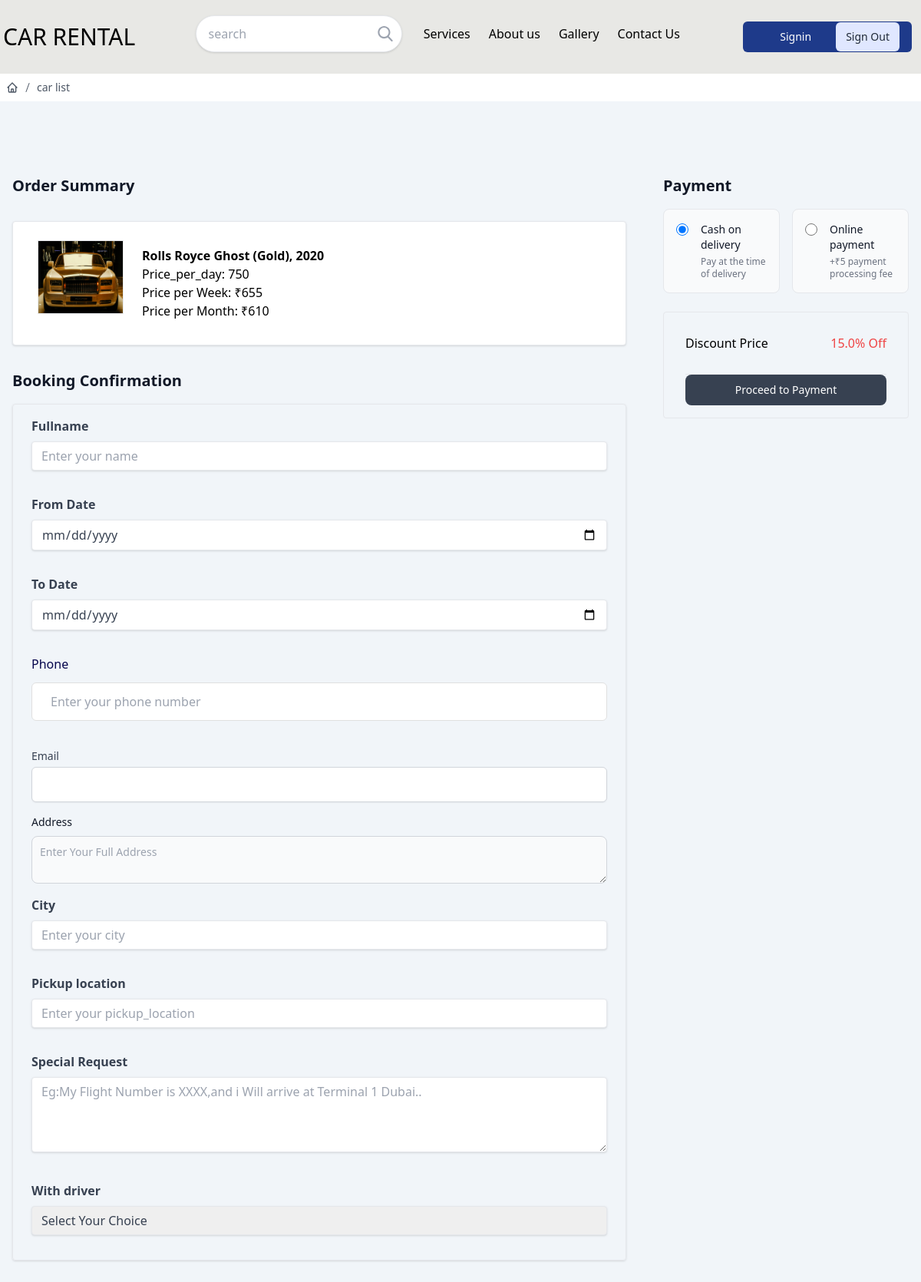
Screenshot of /car/94/booking/ (signed in) with the database file from the repository.
### store/models.py (models this page shows, shortened)
class BaseModel(models.Model):
    creaed_date=models.DateTimeField(auto_now_add=True)
    updated_date=models.DateTimeField(auto_now=True)
    is_active=models.BooleanField(default=False)

class Car(BaseModel):
    title=models.CharField(max_length=200)
    category_objects=models.ManyToManyField(Category)
    brand_object=models.ForeignKey(Brand,on_delete=models.CASCADE,related_name="brands")
    body=models.ForeignKey(BodyType,on_delete=models.CASCADE,related_name="cars")
    year=models.PositiveIntegerField()
    CONDITION_CHOICES=(
        ("New","New"),
        ("Used","Used"),
    )
    condition=models.CharField(max_length=20,choices=CONDITION_CHOICES,default="used")
    gear_type=models.CharField(max_length=100,default="Automatic")
    fuel_choices=(
        ("petrol","Petrol"),
        ("diesel","Diesel"),
        ("Electric","Electric"),
        ("Hybrid","Hybrid")
    )
    fuel_type=models.CharField(max_length=100,choices=fuel_choices,default="petrol")
    mileage=models.CharField(max_length=200)
    color=models.CharField(max_length=100)
    seats=models.PositiveIntegerField()
    picture=models.ImageField(upload_to="car_images",null=True,blank=True)
    price_per_day=models.PositiveIntegerField()
    price_per_week=models.PositiveIntegerField()
    price_per_month=models.PositiveIntegerField()
    stock_car=models.PositiveIntegerField(default=0)
    description=models.TextField()

class Discount(models.Model):
    car=models.ForeignKey(Car,on_delete=models.CASCADE,related_name="discounts")
    DISCOUNT_TYPE=[
        ("percentage","Percentage"),
        ("flat amount","flat Amount")
    ]
    discount_type=models.CharField(choices=DISCOUNT_TYPE,max_length=20)
    value=models.FloatField()
    valid_from=models.DateTimeField()
    valid_to=models.DateTimeField()
    active=models.BooleanField(default=True)

### store/views.py (the view, shortened to what this page needs)
# urls.py: path('car/<int:pk>/booking/',views.CarBookingConfirmView.as_view(),name="booking-confirm"),
@method_decorator(decs,name="dispatch")
class CarBookingConfirmView(View):
    template_name="booking_confirm.html"
    form_class=BookingConfirmForm
    def get(self,request,*args,**kwargs):
        car_id=kwargs.get("pk")
        car=Car.objects.get(id=car_id)
        form_instance=self.form_class()
        discount=car.discounts.filter(active=True).first()
        return render(request,self.template_name,{"form":form_instance,"car":car, "discount": discount})

### store/forms.py (shortened to what this page needs)
class BookingConfirmForm(forms.ModelForm):
    class Meta:
        model=CarBooking
        fields=['fullname', 'from_date','to_date','phone','email','address','city','pickup_location','special_request','with_driver','payment_method']
        widgets={
            "from_date":forms.DateInput(attrs={"class":"form-control","type":"date"}),
            "to_date":forms.DateInput(attrs={"class":"form-control","type":"date"}),
            "with_driver":forms.Select(attrs={"class":"form-control form-select"})
        }

### store/templates/booking_confirm.html (shortened to what this page needs)
{%extends 'base.html'%}
{%block main_block%}
<div class="p-2 ">
    <nav aria-label="Breadcrumb">
        <ol class="flex items-center gap-1 text-sm text-gray-600">
            <li>
                <a href="{% url 'home' %}" class="block transition hover:text-gray-700">
                </a>
            </li>
            <li class="rtl:rotate-180">
                <svg xmlns="http://www.w3.org/2000/svg" fill="none" viewBox="0 0 24 24" stroke-width="1.5"
                    stroke="currentColor" class="size-4">
                    <path stroke-linecap="round" stroke-linejoin="round" d="m9 20.247 6-16.5" />
                </svg>
            </li>
            <li>
                <a href="{% url 'car-list'%}" class="block transition hover:text-gray-700"> car list </a>
            </li>
        </ol>
    </nav>
</div>
<section class="bg-slate-100 py-8 antialiased light:bg-gray-900 md:py-16">
    <form action="" method="post" class="mx-auto max-w-screen-xl px-4 2xl:px-0">
        <div class="mt-6 sm:mt-8 lg:flex lg:items-start lg:gap-12 xl:gap-16">
            <div class="min-w-0 flex-1 space-y-8">
                  <h2 class="text-xl font-semibold text-gray-900 light:text-white">Order Summary</h2>
                  <div class="space-y-3 border bg-white px-2 py-4 sm:px-6 shadow rounded">
                      <div class="flex flex-col rounded-lg bg-white sm:flex-row">
                          <img class="m-2 h-24 w-28 border object-cover object-center" src="{{car.picture.url}}" alt="" />
                          <div class="flex w-full flex-col px-4 py-4">
                              <span class="font-semibold">{{car.title}}</span>
                              <span class="float-right text-dark-400">Price_per_day: {{car.price_per_day}}</span>
                              <span class="float-right text-dark-400">Price per Week: ₹{{ car.price_per_week }}</span>
                              <span class="float-right text-dark-400">Price per Month: ₹{{ car.price_per_month }}</span>
                          </div>
                      </div>
                  </div>
                <div class="space-y-4">
                    <h2 class="text-xl font-semibold text-gray-900 light:text-white">Booking Confirmation</h2>
                    <div class="grid grid-cols-1 gap-4 sm:grid-cols-1 border px-4 py-4 sm:px-6 shadow rounded">
                        <div class="mb-4">
                            <label class="block text-gray-700 font-bold mb-2" for="name">
                                Fullname
                            </label>
                            <input
                                class="shadow appearance-none border rounded w-full py-2 px-3 text-gray-700 leading-tight focus:outline-none focus:shadow-outline"
                                name="fullname" type="text" placeholder="Enter your name">
                        </div>
                        <div class="mb-4">
                            <label class="block text-gray-700 font-bold mb-2" for="date">
                                From Date
                            </label>
                            <input
                                class="shadow appearance-none border rounded w-full py-2 px-3 text-gray-700 leading-tight focus:outline-none focus:shadow-outline"
                                name="from_date" type="date" placeholder="Select a date">
                        </div>
                        <div class="mb-4">
                            <label class="block text-gray-700 font-bold mb-2" for="date">
                                To Date
                            </label>
                            <input
                                class="shadow appearance-none border rounded w-full py-2 px-3 text-gray-700 leading-tight focus:outline-none focus:shadow-outline"
                                name="to_date" type="date" placeholder="Select a date">
                        </div>
                        <div class="mb-5">
                            <label for="number" class="mb-3 block text-base font-medium text-[#07074D]">
                                Phone
                            </label>
                            <input type="text" name="phone"  placeholder="Enter your phone number"
                                class="w-full rounded-md border border-[#e0e0e0] bg-white py-3 px-6 text-base font-medium text-[#6B7280] outline-none focus:border-[#6A64F1] focus:shadow-md" />
                        </div>
                        <div>
                            <label for="email" class="block text-sm font-medium text-gray-700">Email</label>
                            <div class="mt-1">
                                <input name="email" type="email" autocomplete="email-address" required
                                    class="px-2 py-3 mt-1 block w-full rounded-md border border-gray-300 shadow-sm focus:border-sky-500 focus:outline-none focus:ring-sky-500 sm:text-sm" />
                            </div>
                        </div>
                        <div>
                            <label for="address" class="mb-2 block text-sm font-medium text-gray-900 light:text-white">
                                Address  </label>
                            <textarea name="address"
                                class="block w-full rounded-lg border border-gray-300 bg-gray-50 p-2.5 text-sm text-gray-900 focus:border-primary-500 focus:ring-primary-500 light:border-gray-600 light:bg-gray-700 light:text-white light:placeholder:text-gray-400 light:focus:border-primary-500 light:focus:ring-primary-500"
                                placeholder="Enter Your Full Address"></textarea>
                        </div>
                        <div class="mb-4">
                            <label class="block text-gray-700 font-bold mb-2" for="city">
                                City
                            </label>
                            <input
                                class="shadow appearance-none border rounded w-full py-2 px-3 text-gray-700 leading-tight focus:outline-none focus:shadow-outline"
                                name="city" type="text" placeholder="Enter your city">
                        </div>
                        <div class="mb-4">
                            <label class="block text-gray-700 font-bold mb-2" for="location">
                                Pickup location
                            </label>
                            <input
                                class="shadow appearance-none border rounded w-full py-2 px-3 text-gray-700 leading-tight focus:outline-none focus:shadow-outline"
                                name="pickup_location" type="text" placeholder="Enter your pickup_location">
                        </div>
                        <div class="mb-4">
                            <label class="block text-gray-700 font-bold mb-2" for="message" >
                                Special Request
                            </label>
                            <textarea
                                class="shadow appearance-none border rounded w-full py-2 px-3 text-gray-700 leading-tight focus:outline-none focus:shadow-outline"
                                name="special_request"   rows="4"
                                placeholder="Eg:My Flight Number is XXXX,and i Will arrive at Terminal 1 Dubai.."></textarea>
                        </div>
                        <div class="mb-4">
                            <label class="block text-gray-700 font-bold mb-2" for="with_driver">
                                With driver
                            </label>
                            <select
                                class="shadow appearance-none border rounded w-full py-2 px-3 text-gray-700 leading-tight focus:outline-none focus:shadow-outline"
                                name="with_driver" >
                                <option value="Select Your Choice">Select Your Choice</option>
                            </select>
                        </div>
                    </div>
                </div>
            </div>
            <div class="mt-6 w-full space-y-6 sm:mt-8 lg:mt-0 lg:max-w-xs xl:max-w-md">
                <div class="space-y-4">
                    <h3 class="text-xl font-semibold text-gray-900 light:text-white">Payment</h3>
                    <div class="grid grid-cols-1 gap-4 md:grid-cols-2">
                        <div
                            class="rounded-lg border border-gray-200 bg-gray-50 p-4 ps-4 light:border-gray-700 light:bg-gray-800">
                            <div class="flex items-start">
                                <div class="flex h-5 items-center">
                                    <input id="credit-card" name="payment_method" aria-describedby="credit-card-text"
                                        type="radio" value="COD"
                                        class="h-4 w-4 border-gray-300 bg-white text-primary-600 focus:ring-2 focus:ring-primary-600 light:border-gray-600 light:bg-gray-700 light:ring-offset-gray-800 light:focus:ring-primary-600"
                                        checked />
                                </div>
                                <div class="ms-4 text-sm">
                                    <label for="credit-card"
                                        class="font-medium leading-none text-gray-900 light:text-white"> Cash on
                                        delivery </label>
                                    <p id="credit-card-text"
                                        class="mt-1 text-xs font-normal text-gray-500 light:text-gray-400">Pay at the
                                        time of delivery</p>
                                </div>
                            </div>
                        </div>
                        <div
                            class="rounded-lg border border-gray-200 bg-gray-50 p-4 ps-4 light:border-gray-700 light:bg-gray-800">
                            <div class="flex items-start">
                                <div class="flex h-5 items-center">
                                    <input id="pay-on-delivery" name="payment_method"
                                        aria-describedby="pay-on-delivery-text" type="radio" value="ONLINE"
                                        class="h-4 w-4 border-gray-300 bg-white text-primary-600 focus:ring-2 focus:ring-primary-600 light:border-gray-600 light:bg-gray-700 light:ring-offset-gray-800 light:focus:ring-primary-600" />
                                </div>
                                <div class="ms-4 text-sm">
                                    <label for="pay-on-delivery"
                                        class="font-medium leading-none text-gray-900 light:text-white"> Online payment
                                    </label>
                                    <p id="pay-on-delivery-text"
                                        class="mt-1 text-xs font-normal text-gray-500 light:text-gray-400">+₹5 payment
                                        processing fee</p>
                                </div>
                            </div>
                        </div>
                    </div>
                </div>
                <div class="flow-root border rounded p-7">
                    <div class="-my-3 divide-y divide-gray-200 light:divide-gray-800">
                        <dl class="flex items-center justify-between gap-4 py-3">
                            {%if discount%}
                            <dt class="text-base font-normal text-dark-500 light:text-gray-400">Discount Price </dt>
                            {%if discount.discount_type == "percentage"%}
                            <dd class="text-base font-medium text-red-500 light:text-white"> {{ discount.value }}% Off</dd>
                            {%else%}
                            <dd class="text-base font-medium text-red-500 light:text-white"> {{ discount.value }} AED Off</dd>
                            {%endif%}
                            {%endif%}
                        </dl>
                    <div class="space-y-3 mt-4">
                        <button type="submit"
                            class="flex w-full items-center justify-center rounded-lg bg-gray-700 px-5 py-2.5 text-sm font-medium text-white hover:bg-gray-800 focus:outline-none focus:ring-4 focus:ring-gray-300 light:bg-gray-600 light:hover:bg-gray-700 light:focus:ring-gray-800">Proceed
                            to Payment</button>
                    </div>
                </div>
            </div>
        </div>
    </form>
</section>
{%endblock%}

### rows the page displays
Car: picture (picture), title "Rolls Royce Ghost (Gold), 2020", price_per_day "750", price_per_week "655", price_per_month "610"
Discount: value "15.0"
